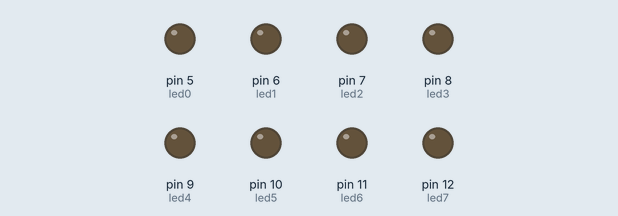
A sketch run on a simulated Arduino Uno, built with avr-gcc and run on an emulated ATmega328P. Parts: output pins drawn as LEDs (lit = HIGH).

Above: at 0.05 s.
At 0.65 s:
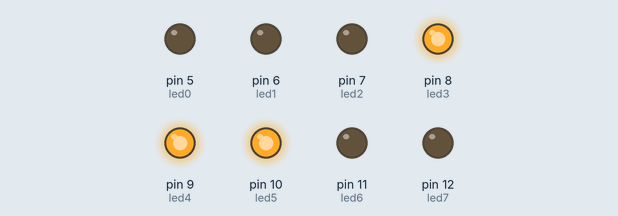
At 1.25 s:
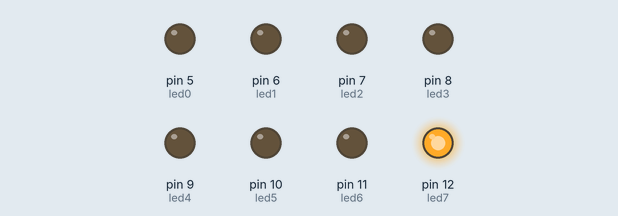
At 2.45 s:
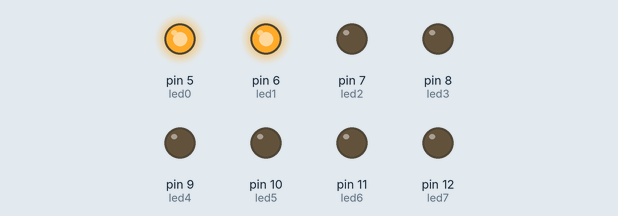
At 3.65 s:
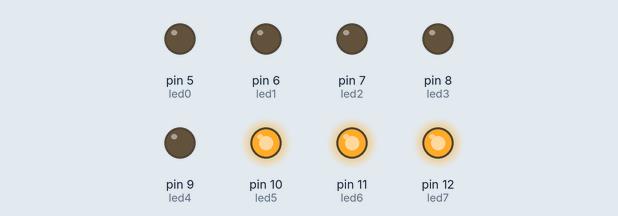
At 4.95 s:
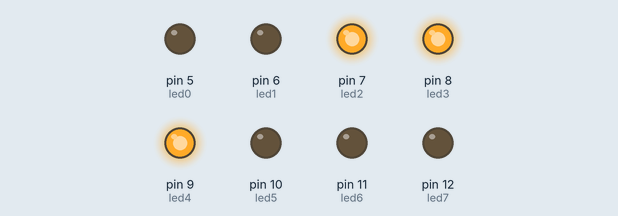
Timing chart, 0 to 5.2 s (numbered marks = the images above):
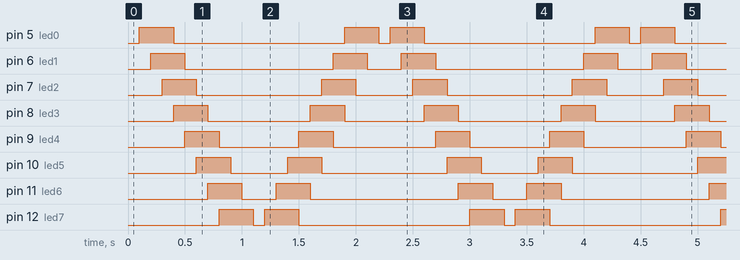

Measured:
- by itself, pin 5 (led0): repeats every 2.2 s: LOW 1.5 s, HIGH 0.30 s, LOW 0.10 s, HIGH 0.30 s
- by itself, pin 6 (led1): repeats every 2.2 s: LOW 1.3 s, HIGH 0.30 s, LOW 0.30 s, HIGH 0.30 s
- by itself, pin 7 (led2): repeats every 2.2 s: LOW 1.1 s, HIGH 0.30 s, LOW 0.50 s, HIGH 0.30 s
- by itself, pin 8 (led3): repeats every 2.2 s: LOW 0.90 s, HIGH 0.30 s, LOW 0.70 s, HIGH 0.30 s
- by itself, pin 9 (led4): repeats every 2.2 s: LOW 0.70 s, HIGH 0.30 s, LOW 0.90 s, HIGH 0.30 s
- by itself, pin 10 (led5): repeats every 2.2 s: LOW 0.50 s, HIGH 0.30 s, LOW 1.1 s, HIGH 0.30 s
- by itself, pin 11 (led6): repeats every 2.2 s: LOW 0.30 s, HIGH 0.30 s, LOW 1.3 s, HIGH 0.30 s
- by itself, pin 12 (led7): repeats every 2.2 s: LOW 0.10 s, HIGH 0.30 s, LOW 1.5 s, HIGH 0.30 s

The sketch:

Sortides_i_entrades_digitals_3.ino
```cpp
/****************************************************************
**                                                             **
**                      TÍTOL: Sortides i entrades digitals    **
**                                                             **
**                                                             **
**  NOM: EDDER GARCIA PINO                     DATA 23/01/2017 **
****************************************************************/
//************************ INCLUDE ******************************


//*********************** VARIABLES *****************************

const int led0 = 5;          // donar nom al pin 5 de l’Arduino
const int led1 = 6;          // donar nom al pin 6 de l’Arduino
const int led2 = 7;          // donar nom al pin 7 de l’Arduino
const int led3 = 8;          // donar nom al pin 8 de l’Arduino
const int led4 = 9;          // donar nom al pin 9 de l’Arduino
const int led5 = 10;         // donar nom al pin 10 de l’Arduino
const int led6 = 11;         // donar nom al pin 11 de l’Arduino
const int led7 = 12;         // donar nom al pin 12 de l’Arduino
int pausa = 100;             // definir variable de temps en ms

//********** Setup **********************************************
void setup()
{
  pinMode(led0, OUTPUT);     // definir el pin 5 com una sortida
  pinMode(led1, OUTPUT);     // definir el pin 6 com una sortida
  pinMode(led2, OUTPUT);     // definir el pin 7 com una sortida
  pinMode(led3, OUTPUT);     // definir el pin 8 com una sortida
  pinMode(led4, OUTPUT);     // definir el pin 9 com una sortida
  pinMode(led5, OUTPUT);     // definir el pin 10 com una sortida
  pinMode(led6, OUTPUT);     // definir el pin 11 com una sortida
  pinMode(led7, OUTPUT);     // definir el pin 12 com una sortida
}

//********** Loop ***********************************************
void loop()
{
  digitalWrite(led0, LOW);
  digitalWrite(led1, LOW);
  digitalWrite(led2, LOW);
  digitalWrite(led3, LOW);
  digitalWrite(led4, LOW);
  digitalWrite(led5, LOW);
  digitalWrite(led6, LOW);
  digitalWrite(led7, LOW);

  delay(pausa);                  // es queden leds pausa ms en aquest estat

  digitalWrite(led0, HIGH);
  digitalWrite(led1, LOW);
  digitalWrite(led2, LOW);
  digitalWrite(led3, LOW);
  digitalWrite(led4, LOW);
  digitalWrite(led5, LOW);
  digitalWrite(led6, LOW);
  digitalWrite(led7, LOW);

  delay(pausa);                  // es queden leds pausa ms en aquest estat

  digitalWrite(led0, HIGH);
  digitalWrite(led1, HIGH);
  digitalWrite(led2, LOW);
  digitalWrite(led3, LOW);
  digitalWrite(led4, LOW);
  digitalWrite(led5, LOW);
  digitalWrite(led6, LOW);
  digitalWrite(led7, LOW);

  delay(pausa);                  // es queden leds pausa ms en aquest estat

  digitalWrite(led0, HIGH);
  digitalWrite(led1, HIGH);
  digitalWrite(led2, HIGH);
  digitalWrite(led3, LOW);
  digitalWrite(led4, LOW);
  digitalWrite(led5, LOW);
  digitalWrite(led6, LOW);
  digitalWrite(led7, LOW);

  delay(pausa);                  // es queden leds pausa ms en aquest estat

  digitalWrite(led0, LOW);
  digitalWrite(led1, HIGH);
  digitalWrite(led2, HIGH);
  digitalWrite(led3, HIGH);
  digitalWrite(led4, LOW);
  digitalWrite(led5, LOW);
  digitalWrite(led6, LOW);
  digitalWrite(led7, LOW);

  delay(pausa);                  // es queden leds pausa ms en aquest estat

  digitalWrite(led0, LOW);
  digitalWrite(led1, LOW);
  digitalWrite(led2, HIGH);
  digitalWrite(led3, HIGH);
  digitalWrite(led4, HIGH);
  digitalWrite(led5, LOW);
  digitalWrite(led6, LOW);
  digitalWrite(led7, LOW);

  delay(pausa);                  // es queden leds pausa ms en aquest estat

  digitalWrite(led0, LOW);
  digitalWrite(led1, LOW);
  digitalWrite(led2, LOW);
  digitalWrite(led3, HIGH);
  digitalWrite(led4, HIGH);
  digitalWrite(led5, HIGH);
  digitalWrite(led6, LOW);
  digitalWrite(led7, LOW);

  delay(pausa);                  // es queden leds pausa ms en aquest estat

  digitalWrite(led0, LOW);
  digitalWrite(led1, LOW);
  digitalWrite(led2, LOW);
  digitalWrite(led3, LOW);
  digitalWrite(led4, HIGH);
  digitalWrite(led5, HIGH);
  digitalWrite(led6, HIGH);
  digitalWrite(led7, LOW);

  delay(pausa);                  // es queden leds pausa ms en aquest estat

  digitalWrite(led0, LOW);
  digitalWrite(led1, LOW);
  digitalWrite(led2, LOW);
  digitalWrite(led3, LOW);
  digitalWrite(led4, LOW);
  digitalWrite(led5, HIGH);
  digitalWrite(led6, HIGH);
  digitalWrite(led7, HIGH);

  delay(pausa);                  // es queden leds pausa ms en aquest estat

  digitalWrite(led0, LOW);
  digitalWrite(led1, LOW);
  digitalWrite(led2, LOW);
  digitalWrite(led3, LOW);
  digitalWrite(led4, LOW);
  digitalWrite(led5, LOW);
  digitalWrite(led6, HIGH);
  digitalWrite(led7, HIGH);

  delay(pausa);                  // es queden leds pausa ms en aquest estat

  digitalWrite(led0, LOW);
  digitalWrite(led1, LOW);
  digitalWrite(led2, LOW);
  digitalWrite(led3, LOW);
  digitalWrite(led4, LOW);
  digitalWrite(led5, LOW);
  digitalWrite(led6, LOW);
  digitalWrite(led7, HIGH);

  delay(pausa);                  // es queden leds pausa ms en aquest estat

  digitalWrite(led0, LOW);
  digitalWrite(led1, LOW);
  digitalWrite(led2, LOW);
  digitalWrite(led3, LOW);
  digitalWrite(led4, LOW);
  digitalWrite(led5, LOW);
  digitalWrite(led6, LOW);
  digitalWrite(led7, LOW);

  delay(pausa);                  // es queden leds pausa ms en aquest estat

  digitalWrite(led0, LOW);
  digitalWrite(led1, LOW);
  digitalWrite(led2, LOW);
  digitalWrite(led3, LOW);
  digitalWrite(led4, LOW);
  digitalWrite(led5, LOW);
  digitalWrite(led6, LOW);
  digitalWrite(led7, HIGH);

  delay(pausa);                  // es queden leds pausa ms en aquest estat

  digitalWrite(led0, LOW);
  digitalWrite(led1, LOW);
  digitalWrite(led2, LOW);
  digitalWrite(led3, LOW);
  digitalWrite(led4, LOW);
  digitalWrite(led5, LOW);
  digitalWrite(led6, HIGH);
  digitalWrite(led7, HIGH);

  delay(pausa);                  // es queden leds pausa ms en aquest estat

  digitalWrite(led0, LOW);
  digitalWrite(led1, LOW);
  digitalWrite(led2, LOW);
  digitalWrite(led3, LOW);
  digitalWrite(led4, LOW);
  digitalWrite(led5, HIGH);
  digitalWrite(led6, HIGH);
  digitalWrite(led7, HIGH);

  delay(pausa);                  // es queden leds pausa ms en aquest estat

  digitalWrite(led0, LOW);
  digitalWrite(led1, LOW);
  digitalWrite(led2, LOW);
  digitalWrite(led3, LOW);
  digitalWrite(led4, HIGH);
  digitalWrite(led5, HIGH);
  digitalWrite(led6, HIGH);
  digitalWrite(led7, LOW);

  delay(pausa);                  // es queden leds pausa ms en aquest estat

  digitalWrite(led0, LOW);
  digitalWrite(led1, LOW);
  digitalWrite(led2, LOW);
  digitalWrite(led3, HIGH);
  digitalWrite(led4, HIGH);
  digitalWrite(led5, HIGH);
  digitalWrite(led6, LOW);
  digitalWrite(led7, LOW);

  delay(pausa);                  // es queden leds pausa ms en aquest estat

  digitalWrite(led0, LOW);
  digitalWrite(led1, LOW);
  digitalWrite(led2, HIGH);
  digitalWrite(led3, HIGH);
  digitalWrite(led4, HIGH);
  digitalWrite(led5, LOW);
  digitalWrite(led6, LOW);
  digitalWrite(led7, LOW);

  delay(pausa);                  // es queden leds pausa ms en aquest estat

  digitalWrite(led0, LOW);
  digitalWrite(led1, HIGH);
  digitalWrite(led2, HIGH);
  digitalWrite(led3, HIGH);
  digitalWrite(led4, LOW);
  digitalWrite(led5, LOW);
  digitalWrite(led6, LOW);
  digitalWrite(led7, LOW);

  delay(pausa);                  // es queden leds pausa ms en aquest estat

  digitalWrite(led0, HIGH);
  digitalWrite(led1, HIGH);
  digitalWrite(led2, HIGH);
  digitalWrite(led3, LOW);
  digitalWrite(led4, LOW);
  digitalWrite(led5, LOW);
  digitalWrite(led6, LOW);
  digitalWrite(led7, LOW);

  delay(pausa);                  // es queden leds pausa ms en aquest estat

  digitalWrite(led0, HIGH);
  digitalWrite(led1, HIGH);
  digitalWrite(led2, LOW);
  digitalWrite(led3, LOW);
  digitalWrite(led4, LOW);
  digitalWrite(led5, LOW);
  digitalWrite(led6, LOW);
  digitalWrite(led7, LOW);

  delay(pausa);                  // es queden leds pausa ms en aquest estat

  digitalWrite(led0, HIGH);
  digitalWrite(led1, LOW);
  digitalWrite(led2, LOW);
  digitalWrite(led3, LOW);
  digitalWrite(led4, LOW);
  digitalWrite(led5, LOW);
  digitalWrite(led6, LOW);
  digitalWrite(led7, LOW);

  delay(pausa);                  // es queden leds pausa ms en aquest estat
}


//************************* FUNCIONS ****************************
```
